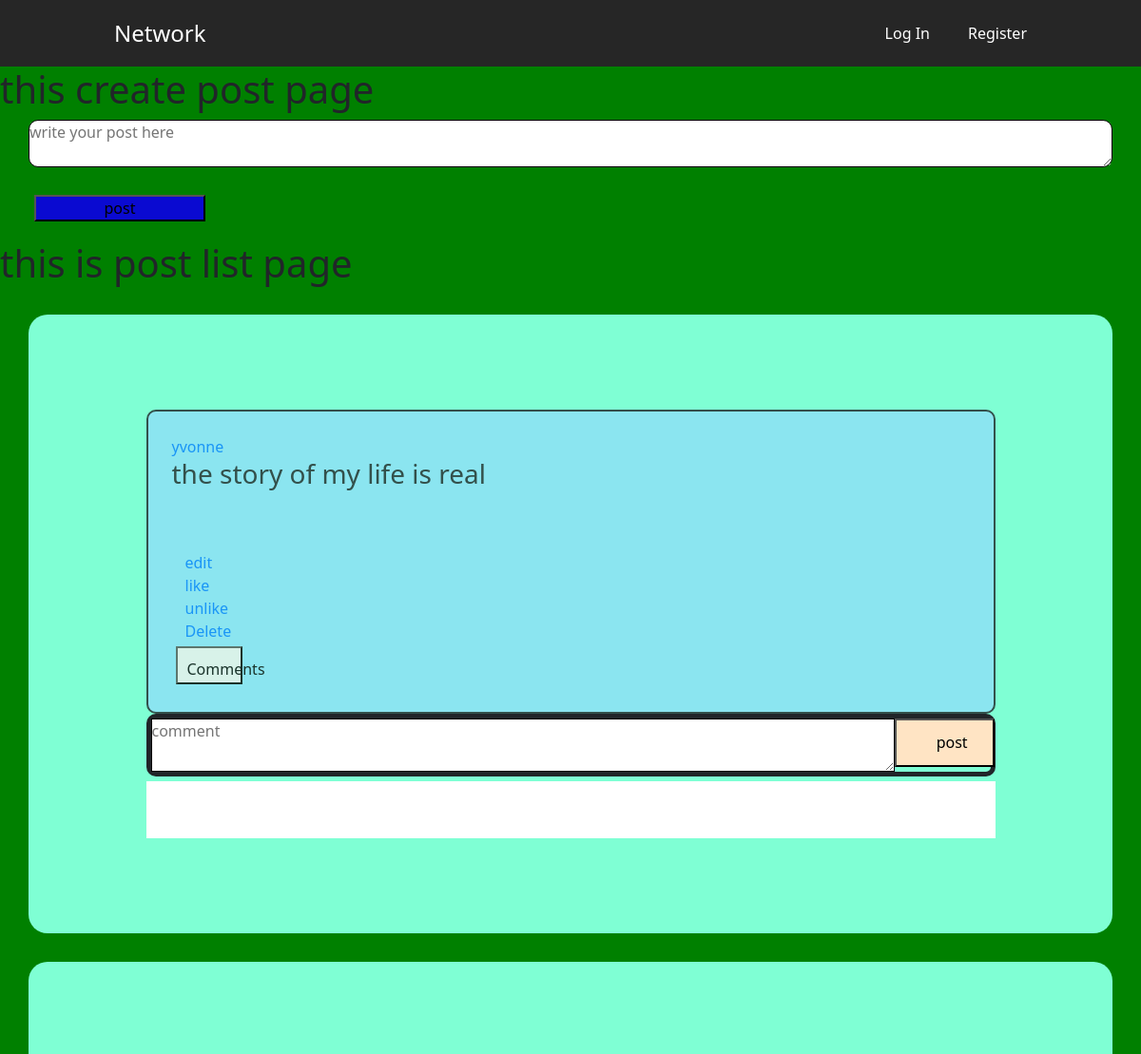
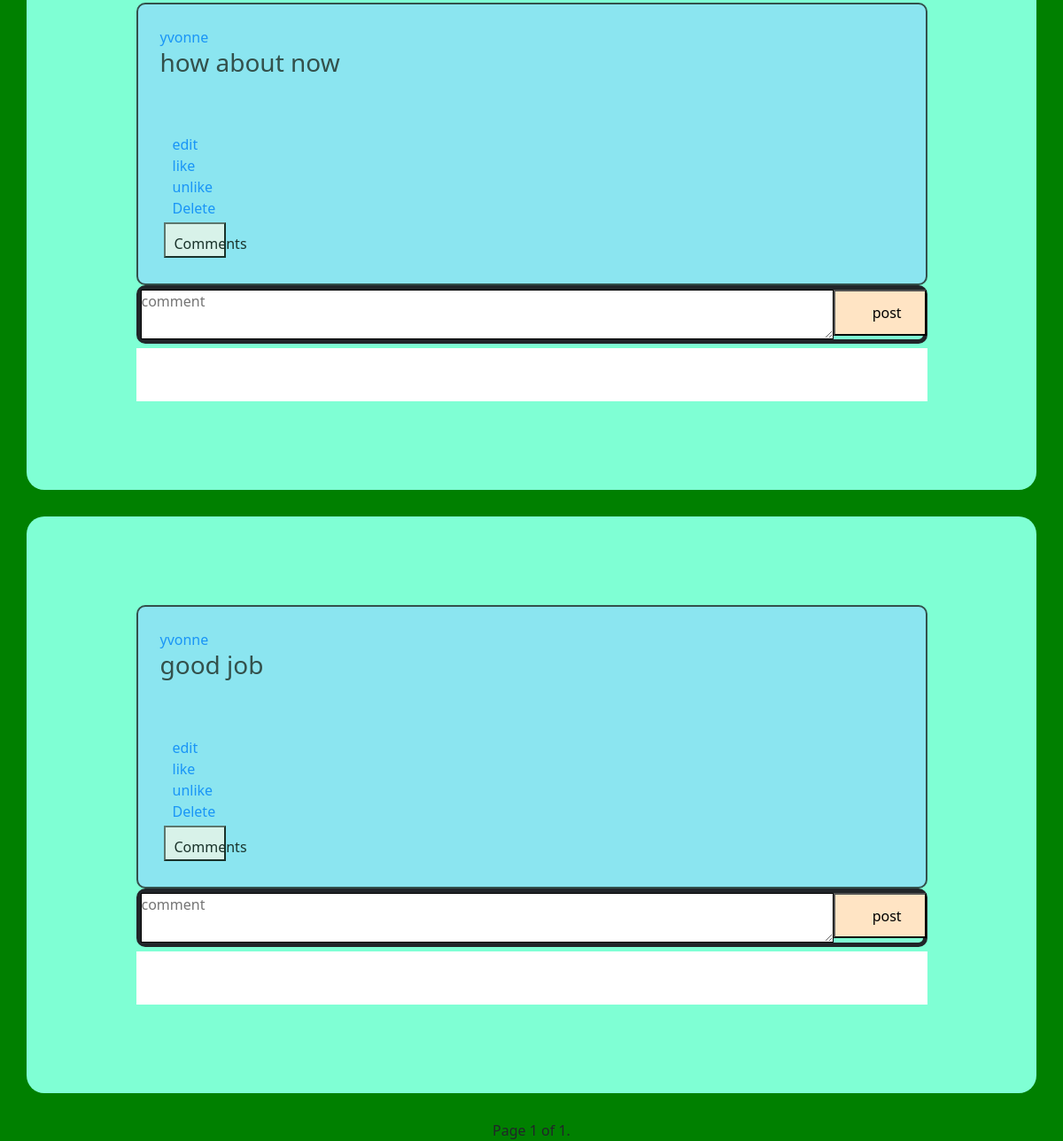
Before: / with the older database file (2 pictures, top to bottom).
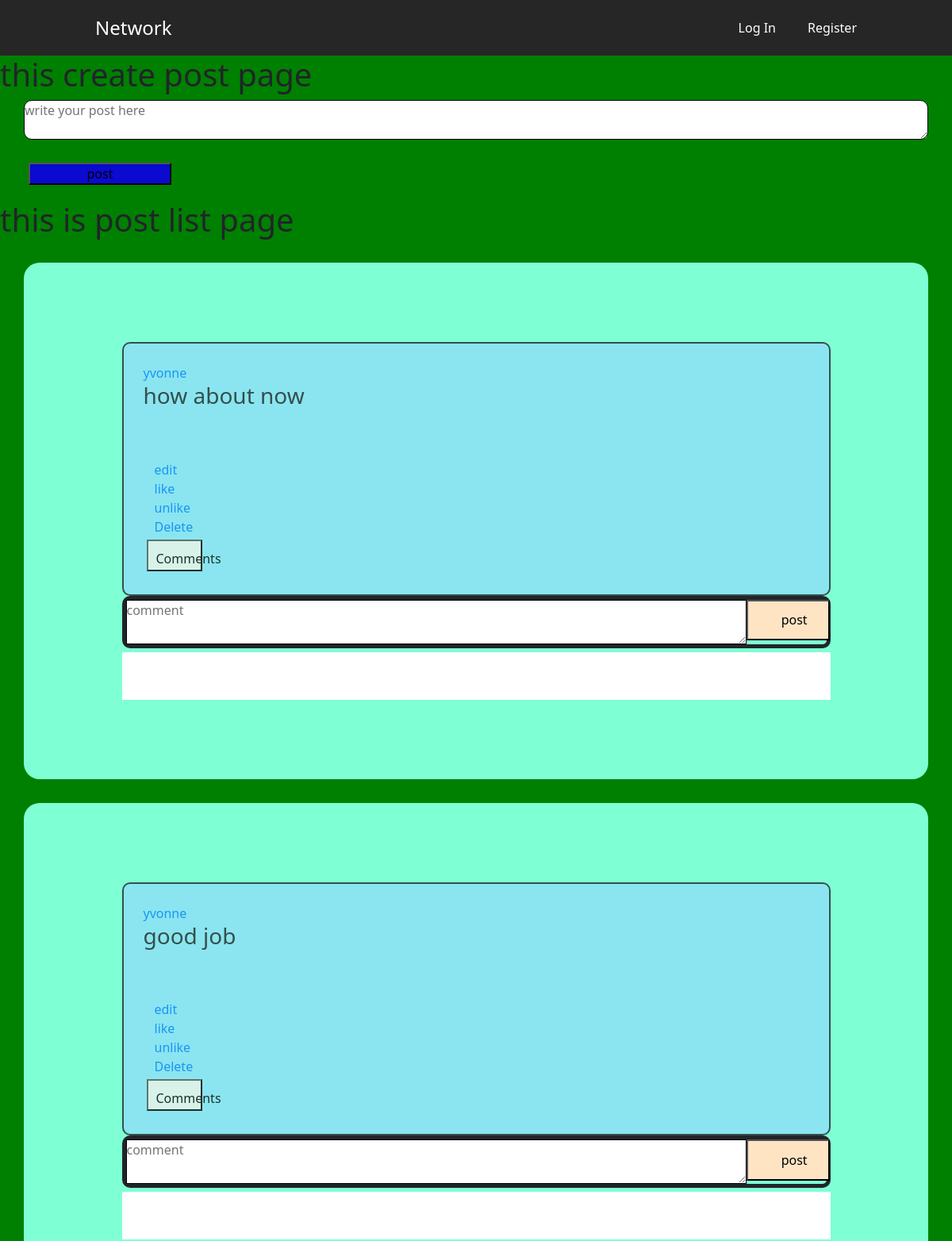
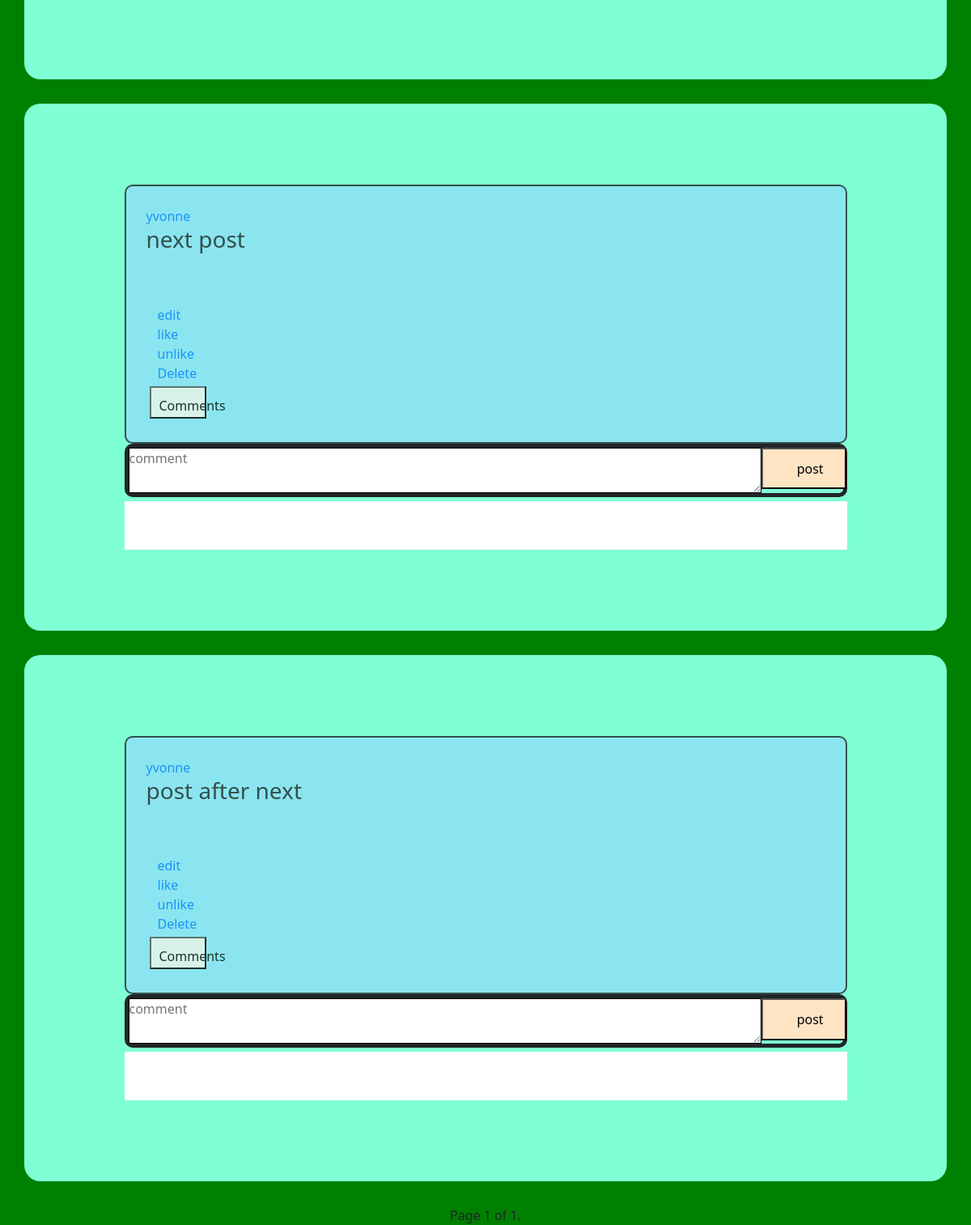
After: the same page with the newer database file (2 pictures, top to bottom).
### network/models.py (models this page shows, shortened)
class Posts(models.Model):
    user=models.ForeignKey(User,on_delete=models.CASCADE)
    text_field=models.CharField(max_length=5000)
    likes=models.IntegerField(default=0)
    date_created_on=models.DateField(auto_now=True)

class User(AbstractUser):
    pass

### network/views.py (the view)
# urls.py: path("", views.index, name="index"),
def index(request):
    posts = Posts.objects.all()  # fetching all post objects from database
    p = Paginator(posts, 4)  # creating a paginator object
    page_number = request.GET.get('page')
    try:
        page_obj = p.get_page(page_number)  # returns the desired page object
    except PageNotAnInteger:
        page_obj = p.page(1)
    except EmptyPage:
        page_obj = p.page(p.num_pages)
    context = {'page_obj': page_obj}
    return render(request, 'network/index.html', context)

### network/templates/network/index.html (shortened to what this page needs)
{% extends "network/layout.html" %}
{% load static %}
{% block body %}
<div id="create_post_div">
 <h1>this create post page</h1>
     <form id="post-form">
          <textarea name="text_field" id="textarea"  placeholder="write your post here"></textarea> <br>
          <button id="form_button" type="submit">post</button>
     </form>
</div>
<div id="post_lister">
  <h1>this is post list page</h1>
  {% for post in page_obj %}
 <div id="all_posts">
              <div id="post_list">
                      <a data-profile="{{user.id}}" id="username-link" href="">{{post.user.username}}</a> <br>
                      <h3>{{post.text_field}} </h3> <br>
                      <h3>{{post.date_created_On}} </h3> <br>
                      <a data-ID="{{post.id}}" id="btn-edit" href="">edit</a>
                      <div id="count-div"> <a data-ID="{{post.id}}" id="btn-like" href=""> like</a> <div id="like-image"></div></div>
                      <a data-ID="{{post.id}}" id="btn-unlike" href=""> unlike</a><br>
                      <a data-ID="{{post.id}}" id="btn-delete" href=""> Delete</a><br>
                      <button data-id="{{post.id}}" id="btn-comment">Comments</button>
              </div>
              <div id="comment-box">
                      <form id="comment-form">
                      <div id=comment-1> <textarea name="comment" id="comment-area" cols="" rows="2" placeholder="comment"></textarea> </div>
                      <div id="comment-2"><input type="submit" value="post" name="" id="comment-input"></div>
                      </form>
              <div id="comment-post">
              </div>
            </div>
</div>
{% endfor %}
<center>
<div>
  <span>
    <span>
      Page {{ page_obj.number }} of {{ page_obj.paginator.num_pages }}.
    </span>
  </span>
</div>
</center>
</div>
{% endblock %}

Changed rows visible on the page:
removed Posts: user.username "yvonne", text_field "the story of my life is real"
added Posts: user.username "yvonne", text_field "next post"
added Posts: user.username "yvonne", text_field "post after next"
